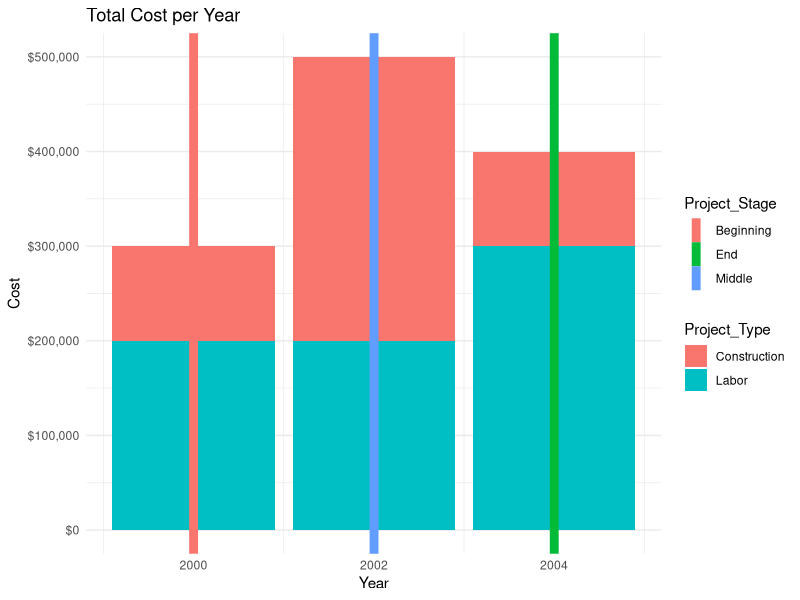

The R source for this figure:

library(scales)
library(tidyverse)

# Define dataframe
df <- data.frame(
  Project_Year = c("2000-01-01", "2000-01-01", "2002-01-01", "2002-01-01", "2004-01-01", "2004-01-01"),
  Project_Cost = c("$100,000", "$200,000", "$300,000", "$200,000", "$100,000", "$300,000"),
  Project_Stage = c("Beginning", "Beginning", "Middle", "Middle", "End", "End"),
  Project_Type = c("Construction", "Labor", "Construction", "Labor", "Construction", "Labor"))

df <- df %>%
  mutate(Project_Year = as.Date(Project_Year))

# Convert Project_Cost to numeric values
df$Project_Cost <- parse_number(df$Project_Cost)

# Calculate the midpoint between the bars
df <- df %>%
  group_by(Project_Year) %>%
  mutate(midpoint = (Project_Year + 0.5))

# Create the bar chart
ggplot(df, aes(x = Project_Year, y = Project_Cost, fill = Project_Type)) +
  geom_bar(stat = "identity") +
  geom_vline(aes(xintercept = midpoint, color = Project_Stage), linetype = "solid", size = 3) +
  labs(title = "Total Cost per Year",
       x = "Year",
       y = "Cost") +
  scale_y_continuous(labels = dollar_format(prefix = "$")) +
  theme_minimal()
